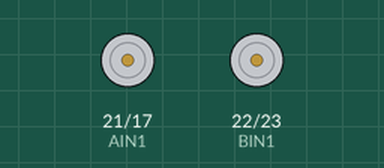
Simulated run of this sketch. Board: ESP32. Parts: motor-driver pin pairs drawn as motors (green arrow = first pin HIGH = forward, orange = second pin HIGH = backward, longer = more drive, scaled by the enable pin).

Above: at 1.5 s.
At 4.5 s:
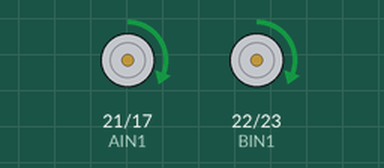
At 7.5 s:
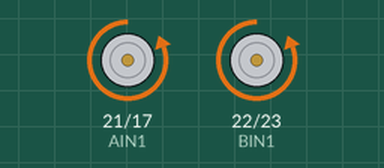
Timing chart, 0 to 11.7 s (numbered marks = the images above):
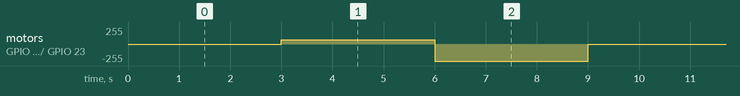

The sketch:

MotorTest.ino
```cpp
// The following defines the ESP32 pins used to control the TB6612
// Motor A
const uint16_t PWMA = 25;  // Motor A PWM control
const uint16_t AIN2 = 17;  // Motor A input 2
const uint16_t AIN1 = 21;  // Motor A input 1

// Motor B
const uint16_t BIN1 = 22;  // Motor B input 1
const uint16_t BIN2 = 23;  // Motor B input 2
const uint16_t PWMB = 26;  // Motor B PWM control

void setup() {
  pinMode(PWMA, OUTPUT);
  pinMode(AIN1, OUTPUT);
  pinMode(AIN2, OUTPUT);

  pinMode(PWMB, OUTPUT);
  pinMode(BIN1, OUTPUT);
  pinMode(BIN2, OUTPUT);

  // Initialize motor control pins
  digitalWrite(AIN1, LOW);
  digitalWrite(AIN2, LOW);
  digitalWrite(BIN1, LOW);
  digitalWrite(BIN2, LOW);
}

// Function to control Motor A
void motorA(float pwmInputA) {
  int pwmIntA = round(pwmInputA);
  if (pwmIntA == 0) {
    digitalWrite(AIN1, LOW);
    digitalWrite(AIN2, LOW);
    analogWrite(PWMA, 0);  // Stop motor
  } else if (pwmIntA > 0) {
    digitalWrite(AIN1, LOW);
    digitalWrite(AIN2, HIGH);
    analogWrite(PWMA, constrain(pwmIntA, 0, 255));
  } else {
    digitalWrite(AIN1, HIGH);
    digitalWrite(AIN2, LOW);
    analogWrite(PWMA, constrain(-pwmIntA, 0, 255));
  }
}

// Function to control Motor B
void motorB(float pwmInputB) {
  int pwmIntB = round(pwmInputB);
  if (pwmIntB == 0) {
    digitalWrite(BIN1, LOW);
    digitalWrite(BIN2, LOW);
    analogWrite(PWMB, 0);  // Stop motor
  } else if (pwmIntB > 0) {
    digitalWrite(BIN1, LOW);
    digitalWrite(BIN2, HIGH);
    analogWrite(PWMB, constrain(pwmIntB, 0, 255));
  } else {
    digitalWrite(BIN1, HIGH);
    digitalWrite(BIN2, LOW);
    analogWrite(PWMB, constrain(-pwmIntB, 0, 255));
  }
}

void loop() {
  // Motor stops for 3 seconds
  motorA(0);
  motorB(0);
  delay(3000);

  // Motor reverses direction and turns at low speed for 3 seconds
  motorA(-64);
  motorB(-64);
  delay(3000);

  // Motor positive direction and turns at high speed for 3 seconds
  motorA(255);
  motorB(255);
  delay(3000);
}
```

Measured:
- by itself, motor on GPIO 21 (AIN1) / GPIO 17 (AIN2), motor on GPIO 22 (BIN1) / GPIO 23 (BIN2): repeats every 9.0 s: backward 255/255 3.0 s, stopped 3.0 s, forward 64/255 3.0 s
